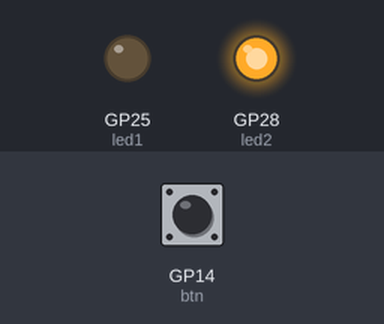
The program below on a simulated Raspberry Pi Pico running MicroPython. On the bench: output pins drawn as LEDs (lit = HIGH). Dashed ring = blinking. The inputs (shaded band) are chosen by the test bench; at power-on: GP14 (btn) HIGH.

Above: at 0.1 s.
At 1.2 s:
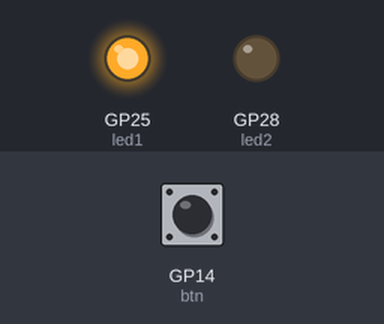
1.3 s: GP14 (btn) pulled LOW for 1.2 s
At 2.55 s:
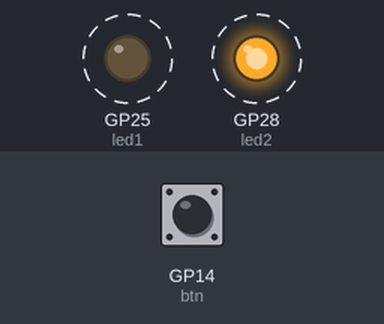
Timing chart, 0 to 10.8 s (numbered marks = the images above; inputs shaded):
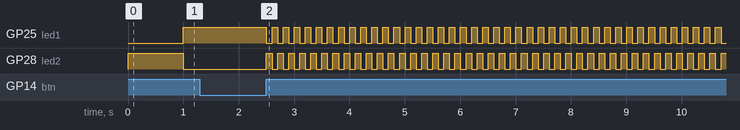

Measured:
- after the input at 1.3 s, GP25 (led1), GP28 (led2): alternates HIGH for 0.10 s and LOW for 0.10 s, starting after 1.2 s

The program:

pico_mp_blink_button.py
```python
import machine
import utime

# --- Pins ---
# Create a Pin object for the onboard LED (set as an OUTPUT pin)
led1 = machine.Pin("LED", machine.Pin.OUT)
# External LED on GP28
led2= machine.Pin(28, machine.Pin.OUT)
# Create a Pin object for a push button on GPIO 14 configured as an INPUT pin
# Set default state to High
btn = machine.Pin(14, machine.Pin.IN, machine.Pin.PULL_UP)

# --- Timing constants
SLOW = 1.0  # 1 second delay
FAST = 0.1  # 0.1 second delay
DEBOUNCE_MS = 25  # 25 ms debounce time to avoid false button presses


def pressed():
    """
    Return True once per click.
    Debounce on the press, then wait for release before returning True.
    """
    if btn.value() == 0:  # Detect press (active low)
        utime.sleep_ms(DEBOUNCE_MS)  # Settle contacts
        if btn.value() == 0:  # Still pressed?
            # Wait for release so toggle is now repeated while held
            while btn.value() == 0:
                utime.sleep_ms(1)
            return True
    return False


def set_alternate(state):
    """Drive LEDs in opposit states: 0 -> led1 on, 1 -> led2 on."""
    led1.value(0 if state else 1)
    led2.value(1 if state else 0)


# Main program loop
mode_fast = False  # False=SLOW, True=FAST
state = 0  # Toggles 0/1 each cycle

while True:
    if pressed():
        mode_fast = not mode_fast  # Flip speed mode on each click

    delay = FAST if mode_fast else SLOW
    # Alternate LEDs
    state ^= 1
    set_alternate(state)
    utime.sleep(delay)
    
```
